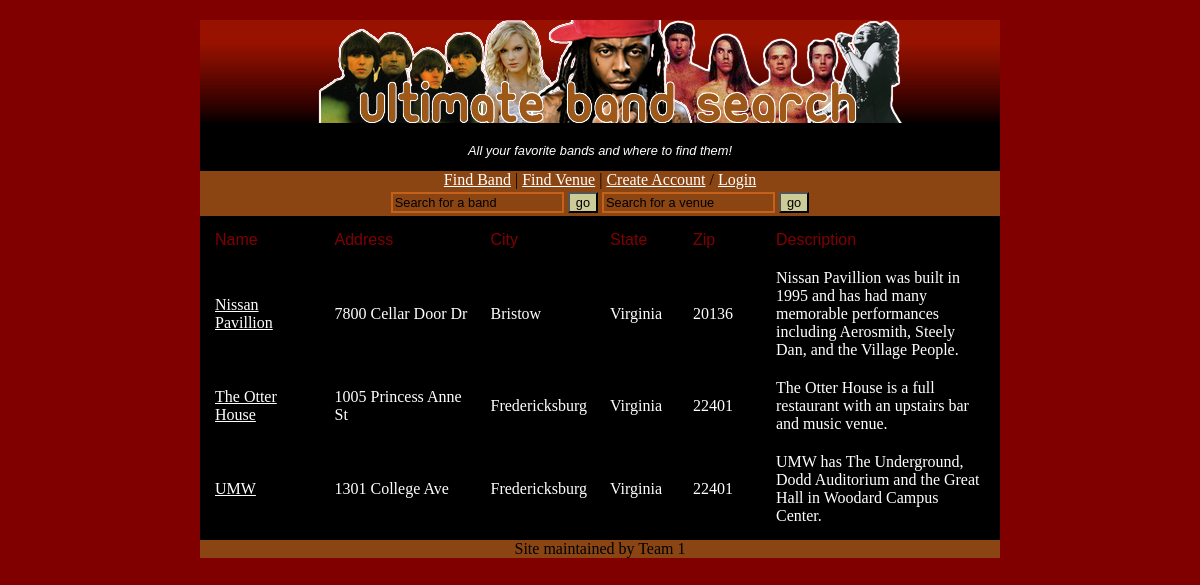
The app's page /searchVenue.php, older data.
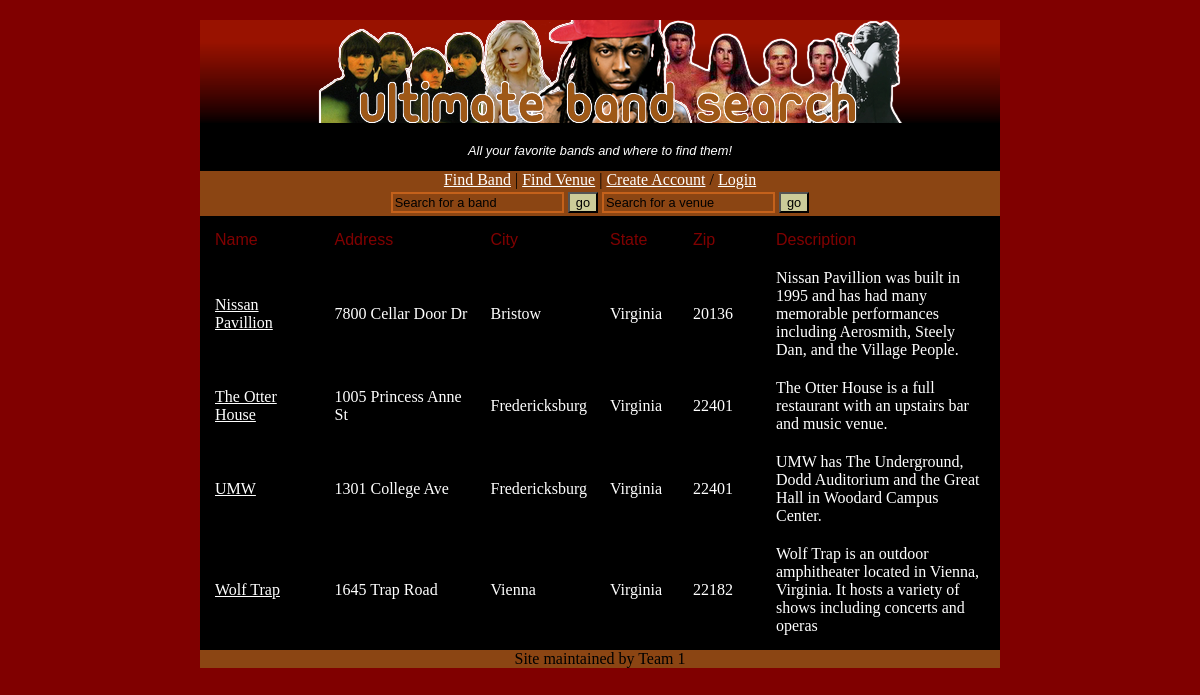
The same page, newer data.
### tables this page shows
CREATE TABLE IF NOT EXISTS `venues` (`venueid` smallint(6) NOT NULL AUTO_INCREMENT, `name` varchar(50) NOT NULL, `picture` varchar(50) NOT NULL, `address` varchar(30) NOT NULL, `city` varchar(50) NOT NULL, `state` varchar(50) NOT NULL, `zip` INT NOT NULL, `description` BLOB NOT NULL, `userid` smallint(6) NOT NULL, PRIMARY KEY (`venueid`));

### searchVenue.php (the view, shortened to what this page needs)
<!DOCTYPE html PUBLIC "-//W3C//DTD XHTML 1.0 Transitional//EN"
  "http://www.w3.org/TR/xhtml1/DTD/xhtml1-transitional.dtd">
<html xmlns="http://www.w3.org/1999/xhtml" xml:lang="en" lang="en">
<head>
  <link rel="stylesheet" type="text/css" href="style.css" />
</head>
<body>
<div id="wrap">
	<div id="main">
		<?php
		include "dbconnect.php";
		$search = mysqli_real_escape_string($db, trim($_POST['searchV']));
		$query ="SELECT * FROM venues WHERE (city) = '$search' or (state) = '$search'  or (name) like '%$search%'  or (address) like '%$search%' ORDER BY name";
		$result=mysqli_query($db, $query)
			or die("Error Querying Database");
		?>
		<table width="800" cellpadding="5" cellspacing="10">
			<tr>
				<td width="15%"><tableheader>Name</tableheader></td>
				<td width="20%"><tableheader>Address</tableheader></td>
				<td width="15%"><tableheader>City</tableheader></td>
				<td width="10%"><tableheader>State</tableheader></td>
				<td width="10%"><tableheader>Zip</tableheader></td>
				<td width="30%"><tableheader>Description</tableheader></td>
			</tr>
			<?php
			while ($row = mysqli_fetch_array($result)) {
				$id=$row['venueid'];
				$name=$row['name'];
				$address=$row['address'];
				$city=$row['city'];
				$state=$row['state'];
				$zip = $row['zip'];
				$description = $row['description'];
				echo "<tr><td><a href=\"venue.php?id=$id\">$name</a></td><td>$address</td><td>$city</td><td>$state</td><td>$zip</td><td>$description</td></tr>\n";
			}
			?>
		</table>
	</div>
</div>
</body>
</html>

Row changes from the older to the newer data that the page shows:
added venues: name "Wolf Trap", address "1645 Trap Road", city "Vienna", state "Virginia", zip "22182", description "Wolf Trap is an outdoor amphitheater located in Vienna, Virginia. It hosts a variety of shows including concerts and operas"
